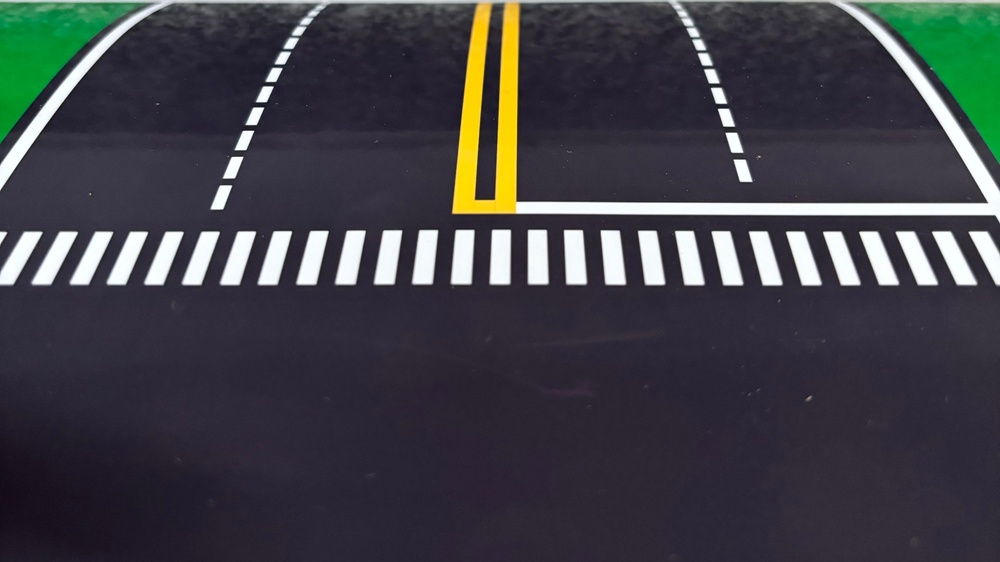
#> input picture pics/ref2.jpg, 1000 x 562 px, shrunk from 4160 x 2340 before the run
$ python 'Canny_Edge_Detection copy.py'
#> lines starting #> are read from the running program, lines starting #| are printed output that depends on the picture; after the words box and inside, x2 and y2 are one past the last pixel; in counts of white or black regions, pixels touching at a corner belong together
import cv2

# Read the original image
img = cv2.imread('ref2.jpg')
#> img is the input picture: shape (562, 1000, 3); mean B, G, R 70.5, 64.5, 63.9
# Display original image
cv2.imshow('Original', img)
# cv2.waitKey(0)

# Convert to graycsale
img_gray = cv2.cvtColor(img, cv2.COLOR_BGR2GRAY)
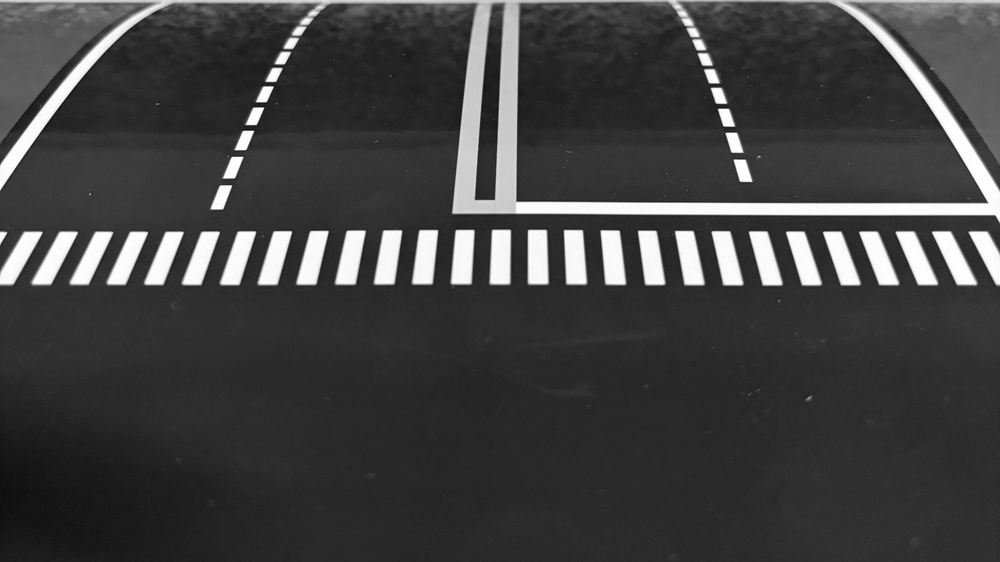
#> img_gray: shape (562, 1000); min 9, max 255, mean 65
# Blur the image for better edge detection
img_blur = cv2.GaussianBlur(img_gray, (3,3), 0)

# Canny Edge Detection
edges = cv2.Canny(image=img_blur, threshold1=100, threshold2=200) # Canny Edge Detection
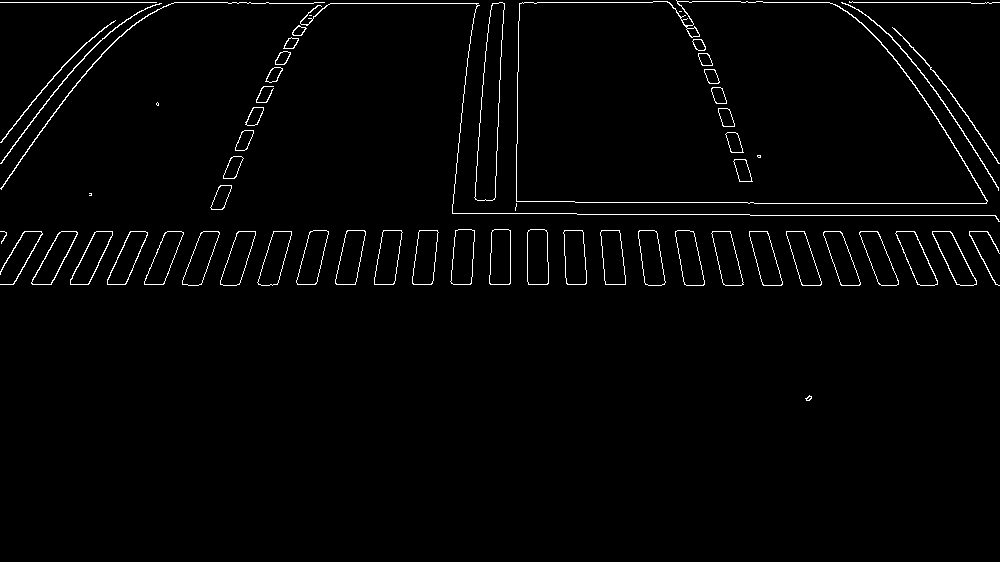
#> edges: shape (562, 1000); 1.8% white in thin lines or dots, all inside (x1, y1, x2, y2) = (0, 0, 1000, 401)
# Display Canny Edge Detection Image
cv2.imshow('Canny Edge Detection', edges)
cv2.imwrite('ref2ed.jpg', edges)
cv2.waitKey(0)

cv2.destroyAllWindows()

$ run again, with pics/ref1.jpg copied over pics/ref2.jpg
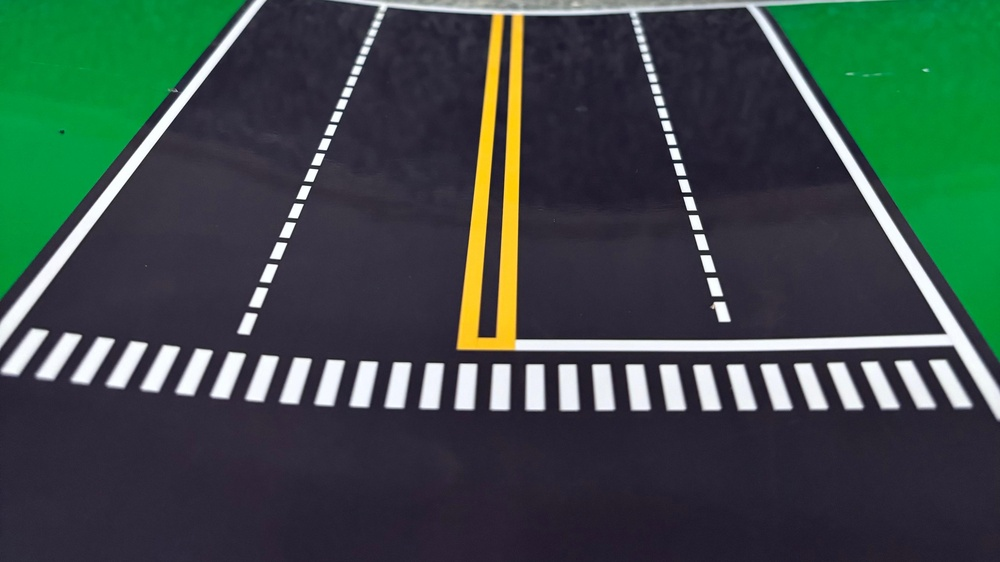
#> input picture pics/ref1.jpg, 1000 x 562 px, shrunk from 4160 x 2340 before the run
#> img is the input picture: shape (562, 1000, 3); mean B, G, R 71.1, 75.9, 58.7
#> `img_gray = cv2.cvtColor(img, cv2.COLOR_BGR2GRAY)`:
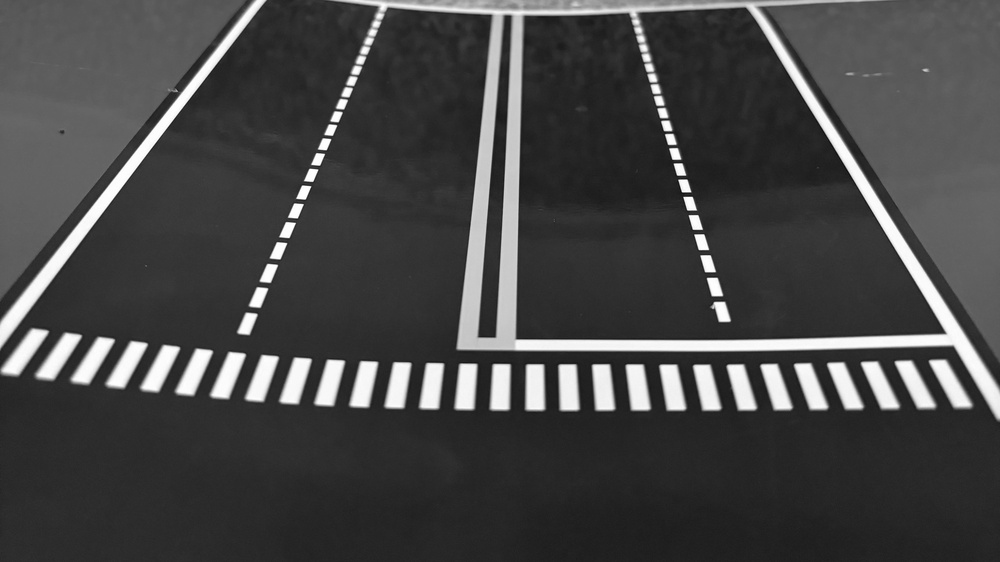
#> img_gray: shape (562, 1000); min 9, max 255, mean 70.2
#> `edges = cv2.Canny(image=img_blur, threshold1=100, threshold2=200)`:
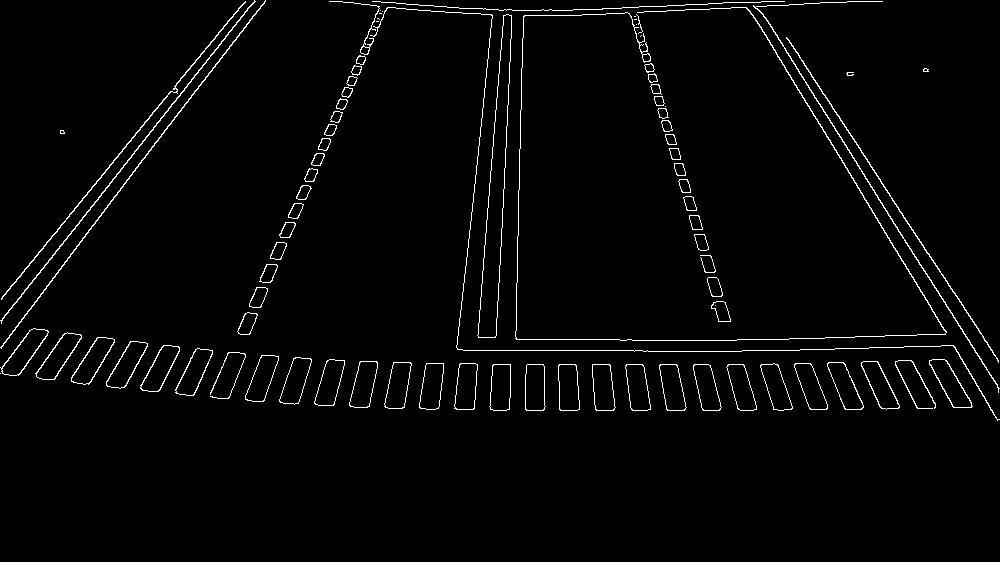
#> edges: shape (562, 1000); 2.2% white in thin lines or dots, all inside (x1, y1, x2, y2) = (0, 0, 1000, 421)
